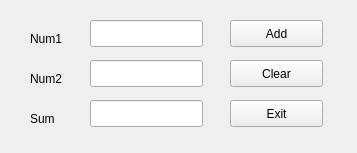
<?xml version="1.0" encoding="UTF-8"?>
<ui version="4.0">
 <class>Widget</class>
 <widget class="QWidget" name="Widget">
  <property name="geometry">
   <rect>
    <x>0</x>
    <y>0</y>
    <width>357</width>
    <height>153</height>
   </rect>
  </property>
  <property name="windowTitle">
   <string>Widget</string>
  </property>
  <widget class="QLabel" name="lblNum1">
   <property name="geometry">
    <rect>
     <x>30</x>
     <y>30</y>
     <width>62</width>
     <height>17</height>
    </rect>
   </property>
   <property name="text">
    <string>Num1</string>
   </property>
  </widget>
  <widget class="QPushButton" name="pbAdd">
   <property name="geometry">
    <rect>
     <x>230</x>
     <y>20</y>
     <width>93</width>
     <height>27</height>
    </rect>
   </property>
   <property name="text">
    <string>Add</string>
   </property>
  </widget>
  <widget class="QPushButton" name="pbClear">
   <property name="geometry">
    <rect>
     <x>230</x>
     <y>60</y>
     <width>93</width>
     <height>27</height>
    </rect>
   </property>
   <property name="text">
    <string>Clear</string>
   </property>
  </widget>
  <widget class="QLineEdit" name="leNum1">
   <property name="geometry">
    <rect>
     <x>90</x>
     <y>20</y>
     <width>113</width>
     <height>27</height>
    </rect>
   </property>
  </widget>
  <widget class="QLineEdit" name="leNum2">
   <property name="geometry">
    <rect>
     <x>90</x>
     <y>60</y>
     <width>113</width>
     <height>27</height>
    </rect>
   </property>
  </widget>
  <widget class="QLabel" name="lblNum2">
   <property name="geometry">
    <rect>
     <x>30</x>
     <y>70</y>
     <width>62</width>
     <height>17</height>
    </rect>
   </property>
   <property name="text">
    <string>Num2</string>
   </property>
  </widget>
  <widget class="QLabel" name="lblNum3">
   <property name="geometry">
    <rect>
     <x>30</x>
     <y>110</y>
     <width>62</width>
     <height>17</height>
    </rect>
   </property>
   <property name="text">
    <string>Sum</string>
   </property>
  </widget>
  <widget class="QLineEdit" name="leNum3">
   <property name="geometry">
    <rect>
     <x>90</x>
     <y>100</y>
     <width>113</width>
     <height>27</height>
    </rect>
   </property>
   <property name="readOnly">
    <bool>true</bool>
   </property>
  </widget>
  <widget class="QPushButton" name="pbExit">
   <property name="geometry">
    <rect>
     <x>230</x>
     <y>100</y>
     <width>93</width>
     <height>27</height>
    </rect>
   </property>
   <property name="text">
    <string>Exit</string>
   </property>
  </widget>
 </widget>
 <layoutdefault spacing="6" margin="11"/>
 <resources/>
 <connections>
  <connection>
   <sender>pbExit</sender>
   <signal>clicked()</signal>
   <receiver>Widget</receiver>
   <slot>close()</slot>
   <hints>
    <hint type="sourcelabel">
     <x>278</x>
     <y>116</y>
    </hint>
    <hint type="destinationlabel">
     <x>340</x>
     <y>93</y>
    </hint>
   </hints>
  </connection>
 </connections>
</ui>
